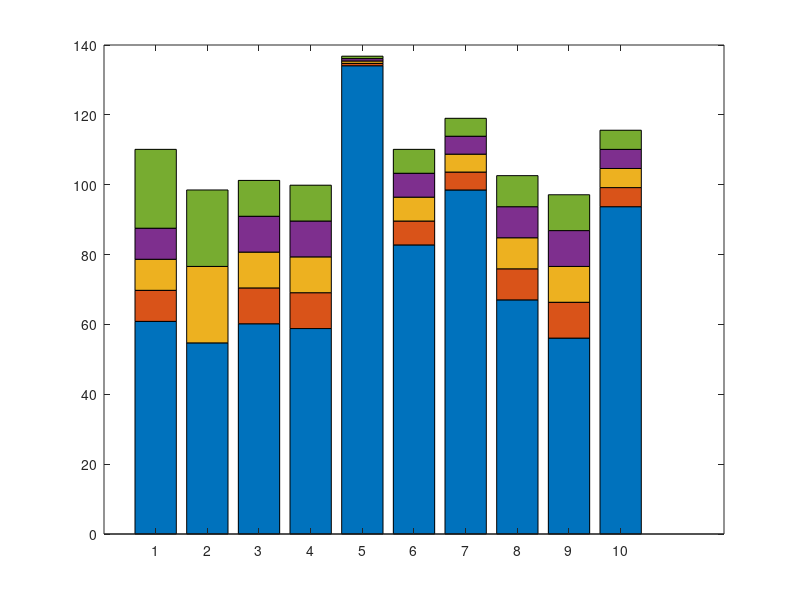

This figure's MATLAB source: (Note: this script raises an error after producing the figure.)
% Clear workspace
clc;
clear;
close all;

% --- DATA DEFINITION ---
% Rows: Logic types (EAL1 to EAL9 + PAL)
% Columns: Bit Widths (4-bit, 5-bit, 6-bit, 7-bit, 8-bit)
Area_Values = [
    110.124, 87.552,  78.660,  69.768,  60.876;   % EAL1
    98.496,  0.0,     76.608,  0.0,     54.720;   % EAL2
    101.232, 90.972,  80.712,  70.452,  60.192;   % EAL3
    99.864,  89.604,  79.344,  69.084,  58.824;   % EAL4
    136.800, 136.116, 135.432, 134.748, 134.064;  % EAL5
    110.124, 103.284, 96.444,  89.604,  82.764;   % EAL6
    119.016, 113.886, 108.756, 103.626, 98.496;   % EAL7
    102.600, 93.708,  84.816,  75.924,  67.032;   % EAL8
    97.128,  86.868,  76.608,  66.348,  56.088;   % EAL9
    115.600, 110.120, 104.650, 99.180,  93.710    % PAL
];
logicNames = {'EAL1', 'EAL2', 'EAL3', 'EAL4', 'EAL5', 'EAL6', 'EAL7', 'EAL8', 'EAL9', 'PAL'};

% --- DATA PROCESSING (INCREMENTAL LOGIC) ---
Filled_Values = fliplr(Area_Values);
% Fill missing 0 values
for i = 1:size(Filled_Values, 1)
    for j = 2:size(Filled_Values, 2)
        if Filled_Values(i, j) == 0
            Filled_Values(i, j) = Filled_Values(i, j-1);
        end
    end
end
% Calculate Incremental Differences
Plot_Data = zeros(size(Filled_Values));
Plot_Data(:, 1) = Filled_Values(:, 1); 
for j = 2:size(Filled_Values, 2)
    diff = Filled_Values(:, j) - Filled_Values(:, j-1);
    Plot_Data(:, j) = max(diff, 0); 
end

% --- PLOTTING ---
figure('Position', [100, 100, 1400, 800], 'Color', 'w'); 
x = 1:size(Plot_Data, 1);
b = bar(x, Plot_Data, 'stacked');

% --- STYLING ---
barWidth = 0.5; 
for i = 1:length(b)
    b(i).BarWidth = barWidth;
end

% --- COLORS ---
customColors = [
    0.47, 0.67, 0.19;  % 1: 8-bit (Green) - BOTTOM
    0.49, 0.18, 0.56;  % 2: 7-bit (Purple)
    0.93, 0.69, 0.13;  % 3: 6-bit (Yellow)
    0.85, 0.33, 0.10;  % 4: 5-bit (Orange)
    0.00, 0.45, 0.74   % 5: 4-bit (Blue)  - TOP
];
for i = 1:length(b)
    b(i).FaceColor = customColors(i,:);
end

% --- AXES SETTINGS ---
max_y = max(max(Filled_Values));
ylim([0, max_y * 1.35]); 
set(gca, 'XTick', x);
set(gca, 'XTickLabel', logicNames);
set(gca, 'FontSize', 11);
set(gca, 'XColor', 'k', 'YColor', 'k'); 
set(gca, 'Color', 'w');                 
xlabel('Approximation Logic', 'FontSize', 12, 'FontWeight', 'bold', 'Color', 'k');
ylabel('Area (\mu m^2)', 'FontSize', 12, 'FontWeight', 'bold', 'Color', 'k');
title('Area', 'FontSize', 14, 'FontWeight', 'bold', 'Color', 'k');

grid off;

% --- PROFESSIONAL COMPACT LEGEND BOX ---
legend_rows = {'4-bit', '5-bit', '6-bit', '7-bit', '8-bit'};
box_x = 0.6;                 
box_y = max_y * 1.32;        
box_w = 2.9;                 
box_h = max_y * 0.22;        

rectangle('Position', [box_x, box_y - box_h, box_w, box_h], ...
    'EdgeColor', 'k', 'LineWidth', 0.8, 'FaceColor', 'none'); 

start_x = box_x + 0.1;        
start_y = box_y - (max_y * 0.025);         
row_spacing = max_y * 0.04;   
patch_width = 0.25;            
patch_height = max_y * 0.02;  
gap_small = 0.05;              
label_offset = 0.6;           

for k = 1:5
    current_y = start_y - ((k-1) * row_spacing);
    current_x = start_x;
    
    text(current_x, current_y, [legend_rows{k} ':'], ...
        'FontSize', 12, 'FontWeight', 'bold', 'Color', 'k', ...
        'VerticalAlignment', 'middle', 'HorizontalAlignment', 'left');
    
    current_x = current_x + label_offset;
    
    text(current_x, current_y, '(', ...
        'FontSize', 12, 'FontWeight', 'bold', 'Color', 'k', ...
        'VerticalAlignment', 'middle', 'HorizontalAlignment', 'center');
    
    current_x = current_x + 0.1;
    
    layers_to_draw = 6 - k; 
    for layer = 1:layers_to_draw
        rectangle('Position', [current_x, current_y - (patch_height/2), patch_width, patch_height], ...
            'FaceColor', customColors(layer, :), ...
            'EdgeColor', 'k', 'LineWidth', 0.5);
        current_x = current_x + patch_width + gap_small;
        if layer < layers_to_draw
             text(current_x, current_y, '+', ...
                'FontSize', 6, 'FontWeight', 'bold', 'Color', 'k', ...
                'VerticalAlignment', 'middle', 'HorizontalAlignment', 'center');
             current_x = current_x + gap_small + 0.05;
        end
    end
    text(current_x + 0.05, current_y, ')', ...
        'FontSize', 12, 'FontWeight', 'bold', 'Color', 'k', ...
        'VerticalAlignment', 'middle', 'HorizontalAlignment', 'left');
end

% --- ADDING TEXT LABELS ---
original_flipped = fliplr(Area_Values);
cumulative_stack = cumsum(Plot_Data, 2); 

for i = 1:size(Plot_Data, 1) % Rows
    for j = 1:size(Plot_Data, 2) % Columns
        
        val_original = original_flipped(i, j);
        val_position = cumulative_stack(i, j); 
        
        if val_original > 0
            y_pos = val_position;
            txt_str = sprintf('%.2f', val_original);
            
            % Default: Show label, align to right side
            show_label = true;
            x_pos = i + (barWidth / 2) + 0.02;
            align_str = 'left'; 
            
            % --- EAL5 (Index 5) Rules ---
            % Show only Top (j=5) and Bottom (j=1)
            if i == 5
                if j > 1 && j < 5
                    show_label = false;
                end
            end
            
            % --- EAL7 (Index 7) Rules ---
            % Just ensures alignment is 'left' (right side of bar)
            % This is already the default, but we ensure no alternating logic runs.
            
            if show_label
                text(x_pos, y_pos, txt_str, ...
                    'FontSize', 10, ...           
                    'Color', 'r', ...            
                    'FontWeight', 'bold', ...
                    'HorizontalAlignment', align_str, ...
                    'VerticalAlignment', 'middle'); 
            end
        end
    end
end
